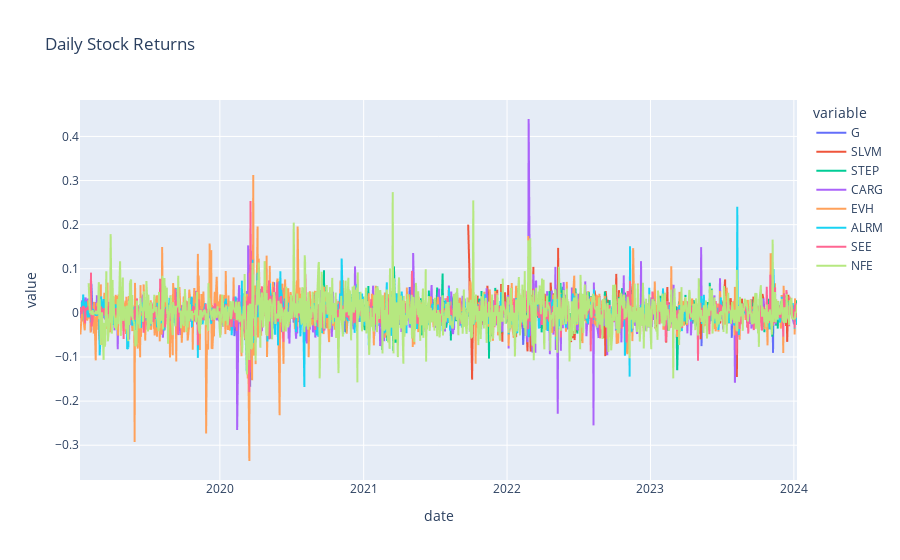

Write notebook code for a chart like this one.
### Code cell
#returns
#stocks_returns_daily = stocks_history.sort_values(['symbol','date']).reset_index(drop=True)
#stocks_returns_daily_2= DataFrame(stocks_returns_daily.groupby('symbol')['adjclose'].pct_change())
stocks_returns_daily = stocks_history.sort_values(['symbol','date']).reset_index(drop=True)
stocks_returns_daily['return']= stocks_returns_daily.groupby('symbol')['adjclose'].pct_change()

stocks_returns_daily_pivot = stocks_returns_daily.pivot(columns="symbol", values="return", index="date")
stocks_returns_daily_pivot["date"] = stocks_returns_daily_pivot.index
stocks_returns_daily_pivot.reset_index(inplace=True, drop=True)

#print(stocks_daily_returns_avg)
#print(stocks_daily_stddev)

px.line(stocks_returns_daily_pivot, x='date',y=stock_symbols,title="Daily Stock Returns")

#px.line()

### Figure 1 — Plotly figure (JSON) as saved in the notebook; plotly's stock layout.template omitted (floating-point values rounded to 4 significant figures; data arrays with more than 128 entries replaced by an {"elided": "..."} marker saying what was removed)
{"data": [{"hovertemplate": "variable=G<br>date=%{x}<br>value=%{y}<extra></extra>", "legendgroup": "G", "line": {"color": "#636efa", "dash": "solid"}, "marker": {"symbol": "circle"}, "mode": "lines", "name": "G", "showlegend": true, "type": "scattergl", "x": {"elided": "1258 str values"}, "xaxis": "x", "y": {"elided": "1258 float values"}, "yaxis": "y"}, {"hovertemplate": "variable=SLVM<br>date=%{x}<br>value=%{y}<extra></extra>", "legendgroup": "SLVM", "line": {"color": "#EF553B", "dash": "solid"}, "marker": {"symbol": "circle"}, "mode": "lines", "name": "SLVM", "showlegend": true, "type": "scattergl", "x": {"elided": "1258 str values"}, "xaxis": "x", "y": {"elided": "1258 float values"}, "yaxis": "y"}, {"hovertemplate": "variable=STEP<br>date=%{x}<br>value=%{y}<extra></extra>", "legendgroup": "STEP", "line": {"color": "#00cc96", "dash": "solid"}, "marker": {"symbol": "circle"}, "mode": "lines", "name": "STEP", "showlegend": true, "type": "scattergl", "x": {"elided": "1258 str values"}, "xaxis": "x", "y": {"elided": "1258 float values"}, "yaxis": "y"}, {"hovertemplate": "variable=CARG<br>date=%{x}<br>value=%{y}<extra></extra>", "legendgroup": "CARG", "line": {"color": "#ab63fa", "dash": "solid"}, "marker": {"symbol": "circle"}, "mode": "lines", "name": "CARG", "showlegend": true, "type": "scattergl", "x": {"elided": "1258 str values"}, "xaxis": "x", "y": {"elided": "1258 float values"}, "yaxis": "y"}, {"hovertemplate": "variable=EVH<br>date=%{x}<br>value=%{y}<extra></extra>", "legendgroup": "EVH", "line": {"color": "#FFA15A", "dash": "solid"}, "marker": {"symbol": "circle"}, "mode": "lines", "name": "EVH", "showlegend": true, "type": "scattergl", "x": {"elided": "1258 str values"}, "xaxis": "x", "y": {"elided": "1258 float values"}, "yaxis": "y"}, {"hovertemplate": "variable=ALRM<br>date=%{x}<br>value=%{y}<extra></extra>", "legendgroup": "ALRM", "line": {"color": "#19d3f3", "dash": "solid"}, "marker": {"symbol": "circle"}, "mode": "lines", "name": "ALRM", "showlegend": true, "type": "scattergl", "x": {"elided": "1258 str values"}, "xaxis": "x", "y": {"elided": "1258 float values"}, "yaxis": "y"}, {"hovertemplate": "variable=SEE<br>date=%{x}<br>value=%{y}<extra></extra>", "legendgroup": "SEE", "line": {"color": "#FF6692", "dash": "solid"}, "marker": {"symbol": "circle"}, "mode": "lines", "name": "SEE", "showlegend": true, "type": "scattergl", "x": {"elided": "1258 str values"}, "xaxis": "x", "y": {"elided": "1258 float values"}, "yaxis": "y"}, {"hovertemplate": "variable=NFE<br>date=%{x}<br>value=%{y}<extra></extra>", "legendgroup": "NFE", "line": {"color": "#B6E880", "dash": "solid"}, "marker": {"symbol": "circle"}, "mode": "lines", "name": "NFE", "showlegend": true, "type": "scattergl", "x": {"elided": "1258 str values"}, "xaxis": "x", "y": {"elided": "1258 float values"}, "yaxis": "y"}], "layout": {"legend": {"title": {"text": "variable"}, "tracegroupgap": 0}, "title": {"text": "Daily Stock Returns"}, "xaxis": {"anchor": "y", "domain": [0, 1], "title": {"text": "date"}}, "yaxis": {"anchor": "x", "domain": [0, 1], "title": {"text": "value"}}}}
